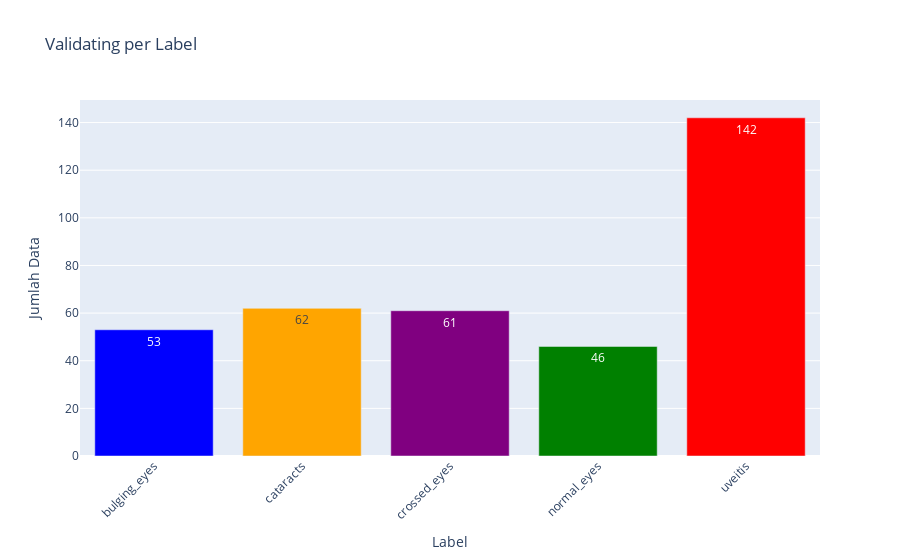

Here is the notebook cell this chart was saved with:
### Code cell
# Hitung jumlah data per label pada validating dataset
unique, counts = np.unique(y_val, return_counts=True)
print(f"Data Validating per Label:")
for i, (label, count) in enumerate(eye_disease_labels.items()):
    print(f"\t{label}\t: {counts[i]}")

print(f"Total Data Validating\t: {len(y_val)}")

# Visualisasi bar chart dengan plotly data validating dataset per label
# Define custom colors for each label
colors = ['blue', 'orange', 'purple', 'green', 'red'] 

fig = go.Figure(data=[go.Bar(
    x=list(eye_disease_labels.keys()),
    y=counts,
    marker_color=colors,  # Assign colors to bars
    text=counts,  # Add text labels
    textposition='auto'  
)])
fig.update_layout(
    title_text="Validating per Label",
    xaxis_title="Label",
    yaxis_title="Jumlah Data",
    xaxis_tickangle=-45,  # Rotate x-axis labels for better readability
)
fig.show()

### Figure 1 — Plotly figure (JSON) as saved in the notebook; plotly's stock layout.template omitted (floating-point values rounded to 4 significant figures)
{"data": [{"marker": {"color": ["blue", "orange", "purple", "green", "red"]}, "text": [53, 62, 61, 46, 142], "textposition": "auto", "type": "bar", "x": ["bulging_eyes", "cataracts", "crossed_eyes", "normal_eyes", "uveitis"], "y": [53, 62, 61, 46, 142]}], "layout": {"title": {"text": "Validating per Label"}, "xaxis": {"tickangle": -45, "title": {"text": "Label"}}, "yaxis": {"title": {"text": "Jumlah Data"}}}}
